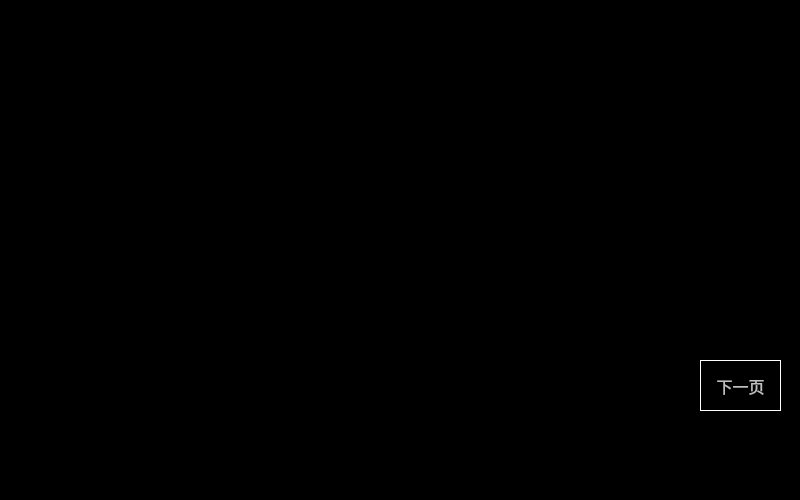
<?xml version="1.0" encoding="UTF-8"?>
<ui version="4.0">
 <class>Breaker_Condition</class>
 <widget class="QWidget" name="Breaker_Condition">
  <property name="geometry">
   <rect>
    <x>0</x>
    <y>0</y>
    <width>800</width>
    <height>500</height>
   </rect>
  </property>
  <property name="windowTitle">
   <string>Form</string>
  </property>
  <property name="styleSheet">
   <string notr="true">QWidget
{
	background-color: black;
}
QLabel
{
	border:1px solid white;
	font:16px;
    color: rgb(192,192,192);
}

QPushButton
{
	font:16px;
    color: rgb(192,192,192);
	background-color: rgb(0, 0, 0);
	border:1px solid white;
}</string>
  </property>
  <widget class="QPushButton" name="BTN_Page">
   <property name="geometry">
    <rect>
     <x>700</x>
     <y>360</y>
     <width>81</width>
     <height>51</height>
    </rect>
   </property>
   <property name="styleSheet">
    <string notr="true"/>
   </property>
   <property name="text">
    <string>下一页</string>
   </property>
  </widget>
 </widget>
 <resources/>
 <connections/>
</ui>
